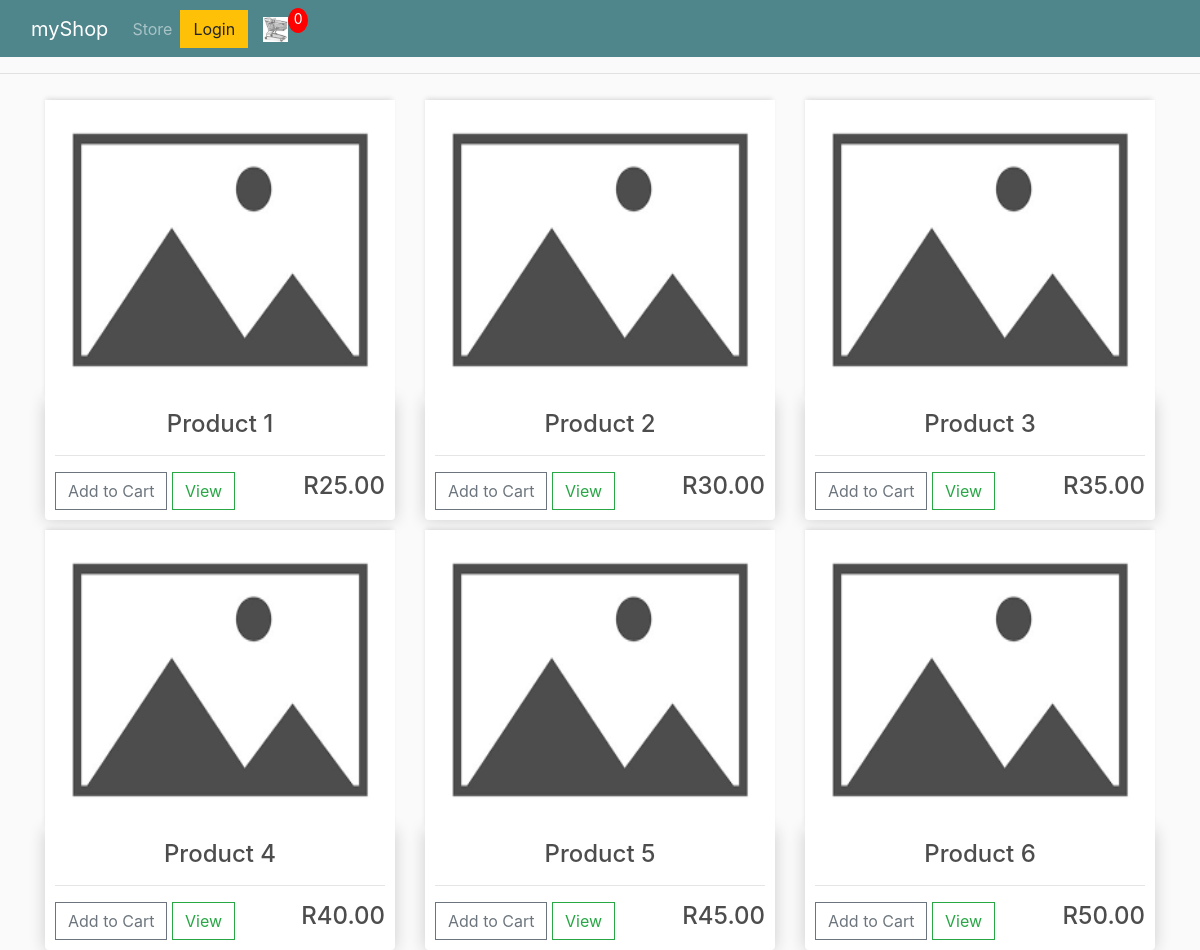
The page / on the database its author committed.
### shopping/models.py (models this page shows, shortened)
class Product(models.Model):
    name = models.CharField(max_length=200, null=True)
    price = models.DecimalField(max_digits=9, decimal_places=2)
    digital = models.BooleanField(default=False, null=True, blank=True)
    image = models.ImageField(upload_to='images', null=True, blank=True)
    class Meta:
        verbose_name_plural = 'product'

### shopping/views.py (the view)
def store(request):
    if request.user.is_authenticated:
        customer = request.user.customer
        order, created = Order.objects.get_or_create(customer=customer, complete=False)
        items = order.orderitem_set.all()
        cartItems = order.get_cart_items
    else:
        items = []
        order = {'get_cart_total': 0, 'get_cart_items': 0, 'shipping': False }
        cartItems = order['get_cart_items']
    products = Product.objects.all()
    context = {
        'products': products,
        'cartItems': cartItems,
    }
    return render(request, 'shopping/store.html', context)

### shopping/templates/shopping/store.html
{% extends 'shopping/base.html' %}
{% load static %}
{% block page_content %}
<div class="row">
    {% for product in products %}
        <div class="col-lg-4">
            <img class="thumbnail" src="{% static 'images/unreal.png' %}" alt="product image" />
            <div class="box-element product">
                <h4 class="text-center"> {{product.name}} </h4>
                <hr>
                <button data-product={{product.id data-action="add" class="btn btn-outline-secondary add-btn update-cart" href="#">Add to Cart</button>
                <a class="btn btn-outline-success" href="#">View</a>
                <h4 style="display: inline-block; float: right;"> R{{product.price | floatformat:2}} </h4>
            </div>
        </div>
    {% endfor %}
</div>
{% endblock page_content %}

### shopping/templates/shopping/base.html (shortened to what this page needs)
{% load static %}
<!DOCTYPE html>
<html>
    <head>
        <link rel="stylesheet" href="https://cdn.jsdelivr.net/npm/bootstrap@4.1.3/dist/css/bootstrap.min.css"
>
        <link rel="stylesheet" href="{% static 'css/main.css' %}">
    </head>
    <body>
        <nav class="navbar navbar-expand-lg navbar-dark bg-dark">
            <div class="container-fluid">
              <a class="navbar-brand" href="#">myShop</a>
              <div class="collapse navbar-collapse" id="navbarSupportedContent">
                <ul class="navbar-nav me-auto mb-2 mb-lg-0">
                  <li class="nav-item">
                    <a class="nav-link" aria-current="page" href="{% url 'store' %}">Store</a>
                  </li>
                </ul>
                <div class="form-inline my-2 my-lg-0">
                  <a href="#" class="btn btn-warning">Login</a>
                  <a href="{% url 'cart' %}">
                    <img id="cart-icon" src="{% static 'images/cart.jpeg' %}" />
                  </a>
                  <p id="cart-total"> {{cartItems}} </p>
                </div>
              </div>
            </div>
        </nav>
        <hr>
        <div class="container">
            {% block page_content %}
            {% endblock page_content %}
        </div>
    </body>
</html>

### shopping/static/css/main.css (style rules this page uses)
body { background-color: hsl(0, 0%, 98%); }
h1,h2,h3,h4,h5,h6 { color:hsl(0, 0%, 30%); }
.box-element { box-shadow:hsl(0, 0%, 80%) 0 0 16px; background-color: #fff; border-radius: 4px; padding: 10px; }
.thumbnail { width: 100%; height: 300px; -webkit-box-shadow: -1px -3px 5px -2px rgba(214,214,214,1); -moz-box-shadow: -1px -3px 5px -2px rgba(214,214,214,1); box-shadow: -1px -3px 5px -2px rgba(214,214,214,1); }
.product { border-radius: 0 0 4px 4px; }
.bg-dark { background-color: #4f868c!important; }
#cart-icon { width:25px; display: inline-block; margin-left: 15px; }
#cart-total { display: block; text-align: center; color:#fff; background-color: red; width: 20px; height: 25px; border-radius: 50%; font-size: 14px; }
.col-lg-4, .col-lg-6, .col-lg-8, .col-lg-12 { margin-top: 10px; }
.btn { border-radius: 0; }

### rows shown on the page
Product: name "Product 1", price "25.00"
Product: name "Product 2", price "30.00"
Product: name "Product 3", price "35.00"
Product: name "Product 4", price "40.00"
Product: name "Product 5", price "45.00"
Product: name "Product 6", price "50.00"

### other values the page prints
{{ cartItems }} "0"
